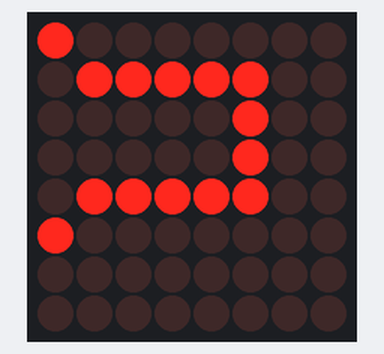
A sketch run on a simulated Arduino Uno, built with avr-gcc and run on an emulated ATmega328P. Shown: 8×8 LED matrix.

Above: at 0.1 s.

The sketch:

dotmatrix.ino
```cpp
#include <LedControl.h>
int DIN_PIN = 10;
int CS_PIN = 9;
int CLK_PIN = 8;
int timedelay = 500;
//***************************************//
//-------------Paste Code Here------------//
//***************************************//


const uint64_t IMAGES[] = {
  0x0000013e20203e01,
  0x0000013e20203e01,
  0x0000013e20203e01,
  0x0000013e20203e01,
  0x0000013e20203e01,
  0x0000013e20203e01,
  0x0000013e20203e01,
  0x0000013e20203e01,
  0x0000013e20203e01
};
const int IMAGES_LEN = sizeof(IMAGES)/8;


//***************************************//
//------------------END------------------//
//**************************************//


LedControl display = LedControl(DIN_PIN, CLK_PIN, CS_PIN);


void setup() {
  display.clearDisplay(0);
  display.shutdown(0, false);
  display.setIntensity(0, 10);
}


int i = 0;
void loop() {
  displayImage(IMAGES[i]);
  if (++i >= IMAGES_LEN ) {
    i = 0;
  }
  delay(timedelay);
}

void displayImage(uint64_t image) {
  for (int i = 0; i < 8; i++) {
    byte row = (image >> i * 8) & 0xFF;
    for (int j = 0; j < 8; j++) {
      display.setLed(0, i, j, bitRead(row, j));
    }
  }
}
```
